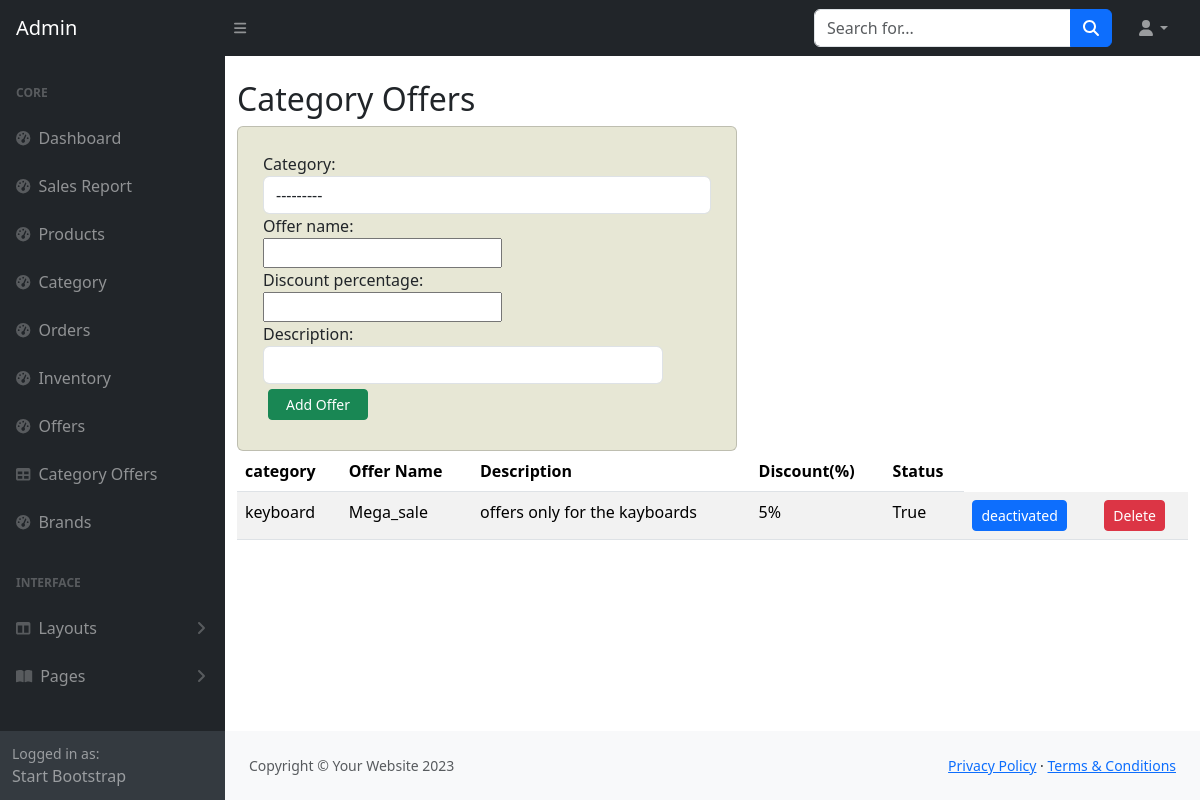
The page /category_offers/ on the database as committed earlier.
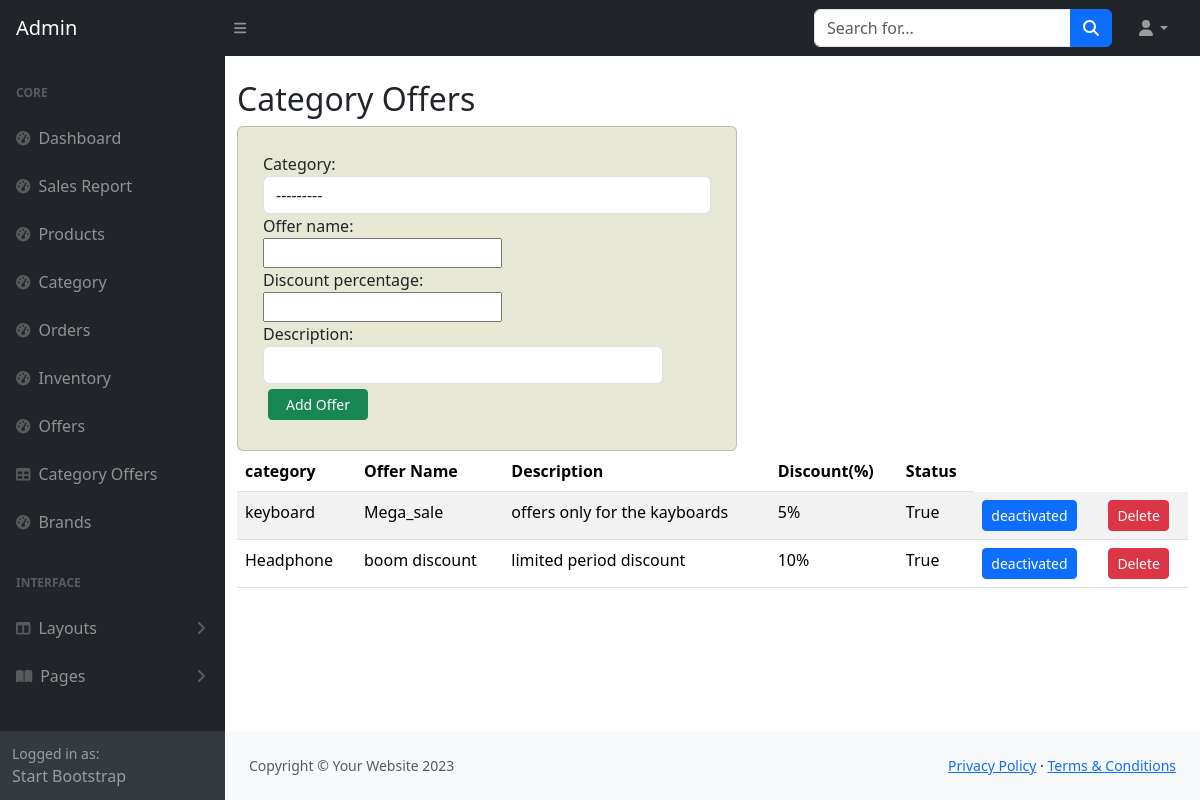
The same page on the database as committed later.
### products/models.py (models this page shows, shortened)
class Category_offer(models.Model):
    category = models.ForeignKey('Category', on_delete=models.DO_NOTHING)
    offer_name = models.CharField(max_length=50)
    description = models.TextField()
    is_active = models.BooleanField(default=False)
    discount_percentage = models.IntegerField()
    banner = models.ImageField(upload_to='uploads/category/', null=True, blank=True)

class Category(models.Model):
    category_name = models.CharField(max_length=50)
    description = models.TextField(max_length=200)
    verified = models.BooleanField(default=False, null=True, blank=True)
    is_deleted = models.BooleanField(default=False)
    class Meta:
        verbose_name_plural = "Categories"
    def __str__(self) -> str:
        return self.category_name

### products/views.py (the view)
# urls.py: path('category_offers/', views.category_offers, name='category_offers'),
def category_offers(request):
    form = CategoryOfferForm()
    offers = Category_offer.objects.all()
    context = {
        "offers" : offers,
        "form" : form,
    }
    return render(request, "admin_category_offer.html", context)

### products/forms.py
class CategoryOfferForm(forms.ModelForm):
    class Meta:
        model = Category_offer
        fields = '__all__'
        widgets = {
            "description": forms.TextInput(attrs={'class': 'form-control', 'style': 'width: 25rem;'}),
            "category": forms.Select(attrs={'class': 'form-control'}),
        }

### products/templates/admin_category_offer.html (shortened to what this page needs)
{% extends 'admindashboard.html' %}
{% load static %}
{% block body %}
<div class="container">
    <div class="row">
        <div class="col-md-12">
            <h2 class="mt-4">Category Offers</h2>
            <div class="card" style="width: 500px; background-color: rgb(231, 231, 213); padding: 25px">
                <form action="{% url 'add_category_offers' %}" method="post">
                    <div>{{form.category.label}}:</div>
                    <div> {{ form.category}}</div>
                    <div>{{form.offer_name.label}}:</div>
                    <div> {{ form.offer_name}}</div>
                    <div>{{form.discount_percentage.label}}:</div>
                    <div>{{ form.discount_percentage}}</div>
                    <div>{{form.description.label}}:</div>
                    <div>{{ form.description}}</div>
                    <button type="submit" class="btn btn-success btn-sm" style="margin: 5px; width: 100px;">Add Offer</button>
                </form>
            </div>
            <table class="table table-striped">
                <thead>
                    <tr>
                        <th>category</th>
                        <th>Offer Name</th>
                        <th>Description</th>
                        <th>Discount(%)</th>
                        <th>Status</th>
                    </tr>
                </thead>
                <tbody>
                    {% for offer in offers %}
                    <tr>
                        <form method="post" action="{% url 'activate_category_offer' offer.id %}">
                            <td>{{ offer.category }}</td>
                            <td>{{ offer.offer_name }}</td>
                            <td>{{ offer.description }}</td>
                            <td>{{ offer.discount_percentage }}%</td>
                            <td>{{ offer.is_active }}</td>
                            {% if offer.is_active %}
                            <td><input type="submit" class="btn btn-primary btn-sm" name="deactive" value="deactivated"></td>
                            {% else %}
                            <td><input type="submit" class="btn btn-primary btn-sm" name="active" value="activated"></td>
                            {% endif %}
                            <td><a href="{% url 'delete_category_offer' offer.id %}" type="submit" class="btn btn-danger btn-sm">Delete</a></td>
                        </form>
                    </tr>
                    {% endfor %}
                </tbody>
            </table>
        </div>
    </div>
</div>
{% endblock body %}

Rows that differ between the two databases and show on the page:
added Category_offer: category "Headphone", offer_name "boom discount", description "limited period discount", discount_percentage "10", is_active "True"
